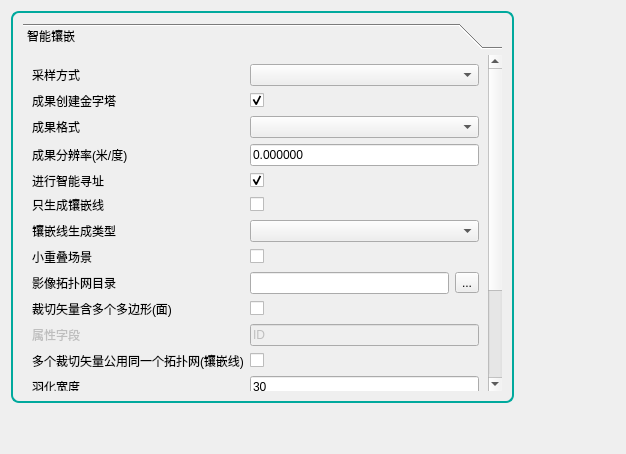
         <widget class="QWidget" name="IntelligentMosaic_page">
          <layout class="QGridLayout" name="gridLayout_50" rowstretch="5,0" columnstretch="5,1">
           <item row="0" column="0">
            <widget class="QToolBox" name="toolBox">
             <property name="styleSheet">
              <string notr="true">/* QToolBox 圆角边框样式 */
QToolBox {
    border: 1.5px solid #00a99d;   
    border-radius: 8px;           /* 8像素圆角 */
    margin-top: 1ex;              /* 留出标题空间 */
    padding: 10px;                /* 内边距 */
    font-weight: bold;            /* 标题加粗 */
}
 
/* QToolBox 标题样式 */
QToolBox::title {
    subcontrol-origin: margin;
    left: 10px;                   /* 标题左边距 */
    padding: 0 5px;               /* 标题内边距 */
}</string>
             </property>
             <property name="currentIndex">
              <number>0</number>
             </property>
             <widget class="QWidget" name="page_5">
              <property name="geometry">
               <rect>
                <x>0</x>
                <y>0</y>
                <width>390</width>
                <height>527</height>
               </rect>
              </property>
              <attribute name="label">
               <string>智能镶嵌</string>
              </attribute>
              <layout class="QGridLayout" name="gridLayout_33">
               <item row="16" column="0" colspan="3">
                <layout class="QHBoxLayout" name="horizontalLayout_96">
                 <item>
                  <spacer name="horizontalSpacer_82">
                   <property name="orientation">
                    <enum>Qt::Horizontal</enum>
                   </property>
                   <property name="sizeHint" stdset="0">
                    <size>
                     <width>40</width>
                     <height>20</height>
                    </size>
                   </property>
                  </spacer>
                 </item>
                 <item>
                  <widget class="QLabel" name="label_61">
                   <property name="enabled">
                    <bool>false</bool>
                   </property>
                   <property name="text">
                    <string>*只生成镶嵌线是指只进行镶嵌线寻址,不进行后续镶嵌*</string>
                   </property>
                  </widget>
                 </item>
                 <item>
                  <spacer name="horizontalSpacer_86">
                   <property name="orientation">
                    <enum>Qt::Horizontal</enum>
                   </property>
                   <property name="sizeHint" stdset="0">
                    <size>
                     <width>40</width>
                     <height>20</height>
                    </size>
                   </property>
                  </spacer>
                 </item>
                </layout>
               </item>
               <item row="4" column="2">
                <widget class="QCheckBox" name="CheckBox_3">
                 <property name="checked">
                  <bool>true</bool>
                 </property>
                </widget>
               </item>
               <item row="0" column="0">
                <widget class="QLabel" name="SamplingMode_label">
                 <property name="text">
                  <string>采样方式</string>
                 </property>
                </widget>
               </item>
               <item row="2" column="2">
                <widget class="QComboBox" name="resulttype_Box"/>
               </item>
               <item row="13" column="2">
                <widget class="QWidget" name="Widget" native="true">
                 <layout class="QGridLayout" name="gridLayout_32">
                  <property name="leftMargin">
                   <number>0</number>
                  </property>
                  <property name="topMargin">
                   <number>0</number>
                  </property>
                  <property name="rightMargin">
                   <number>0</number>
                  </property>
                  <property name="bottomMargin">
                   <number>0</number>
                  </property>
                  <property name="spacing">
                   <number>0</number>
                  </property>
                  <item row="0" column="0">
                   <layout class="QHBoxLayout" name="horizontalLayout_73">
                    <item>
                     <widget class="QLineEdit" name="lineEdit_37"/>
                    </item>
                    <item>
                     <widget class="QToolButton" name="toolButton_2">
                      <property name="styleSheet">
                       <string notr="true">/* 通用按钮样式 - 圆角 */
QToolButton {
    background-color: #f0f0f0;     /* 默认背景色 */
    color: #333;                   /* 文字颜色 */
    border: 1px solid #ccc;        /* 边框 */
    border-radius: 6px;            /* 圆角半径 */
    padding: 6px 12px;             /* 内边距 */
    min-width: 20px;               /* 最小宽度 */
}
 
/* 悬停效果 - 浅色过渡 */
QToolButton:hover {
    background-color: #c0f0ef;     /* 悬停背景色 */
    border-color: #00a99d;         /* 边框变色 */
    border-radius: 6px;            /* 保持圆角 */
}
 
/* 按下/选中效果 - 主色 */
QToolButton:pressed,
QToolButton:checked {
    background-color: #00a99d;     /* 主背景色 */
    color: white;                  /* 文字变白 */
    border-color: #008080;         /* 深色边框 */
    border-radius: 6px;            /* 保持圆角 */
}
 
/* 禁用状态 - 灰色 */
QToolButton:disabled {
    background-color: #f0f0f0;
    color: #999;
    border: 1px solid #ddd;
    border-radius: 6px;
}
 
/* 渐变增强效果（可选） */
QToolButton:pressed {
    background: qradialgradient(
        cx: 0.5, cy: 0.5,
        fx: 0.5, fy: 0.5,
        radius: 1,
        stop: 0 #00a99d,
        stop: 1 #008080 
    );
}</string>
                      </property>
                      <property name="text">
                       <string>...</string>
                      </property>
                     </widget>
                    </item>
                   </layout>
                  </item>
                 </layout>
                </widget>
               </item>
               <item row="10" column="2">
                <widget class="QLineEdit" name="LineEdit_3">
                 <property name="enabled">
                  <bool>false</bool>
                 </property>
                 <property name="text">
                  <string>ID</string>
                 </property>
                </widget>
               </item>
               <item row="11" column="2">
                <widget class="QCheckBox" name="CheckBox_7"/>
               </item>
               <item row="7" column="0">
                <widget class="QLabel" name="Label_10">
                 <property name="text">
                  <string>小重叠场景</string>
                 </property>
                </widget>
               </item>
               <item row="5" column="2">
                <widget class="QCheckBox" name="CheckBox_4"/>
               </item>
               <item row="6" column="2">
                <widget class="QComboBox" name="ComboBox_4"/>
               </item>
               <item row="10" column="0">
                <widget class="QLabel" name="Label_13">
                 <property name="enabled">
                  <bool>false</bool>
                 </property>
                 <property name="text">
                  <string>属性字段</string>
                 </property>
                </widget>
               </item>
               <item row="11" column="0" colspan="2">
                <widget class="QLabel" name="Label_14">
                 <property name="text">
                  <string>多个裁切矢量公用同一个拓扑网(镶嵌线)</string>
                 </property>
                </widget>
               </item>
               <item row="12" column="2">
                <widget class="QLineEdit" name="LineEdit_4">
                 <property name="text">
                  <string>30</string>
                 </property>
                </widget>
               </item>
               <item row="13" column="0">
                <widget class="QLabel" name="Label_17">
                 <property name="tabletTracking">
                  <bool>false</bool>
                 </property>
                 <property name="layoutDirection">
                  <enum>Qt::LeftToRight</enum>
                 </property>
                 <property name="text">
                  <string>裁切矢量文件(自动流程)</string>
                 </property>
                 <property name="alignment">
                  <set>Qt::AlignLeading|Qt::AlignLeft|Qt::AlignVCenter</set>
                 </property>
                </widget>
               </item>
               <item row="8" column="0">
                <widget class="QLabel" name="Label_11">
                 <property name="text">
                  <string>影像拓扑网目录</string>
                 </property>
                </widget>
               </item>
               <item row="1" column="2">
                <widget class="QCheckBox" name="CheckBox">
                 <property name="checked">
                  <bool>true</bool>
                 </property>
                </widget>
               </item>
               <item row="3" column="0">
                <widget class="QLabel" name="Label_6">
                 <property name="text">
                  <string>成果分辨率(米/度)</string>
                 </property>
                </widget>
               </item>
               <item row="6" column="0">
                <widget class="QLabel" name="Label_9">
                 <property name="text">
                  <string>镶嵌线生成类型</string>
                 </property>
                </widget>
               </item>
               <item row="9" column="2">
                <widget class="QCheckBox" name="CheckBox_6"/>
               </item>
               <item row="15" column="0" colspan="3">
                <layout class="QHBoxLayout" name="horizontalLayout_98">
                 <item>
                  <spacer name="horizontalSpacer_81">
                   <property name="orientation">
                    <enum>Qt::Horizontal</enum>
                   </property>
                   <property name="sizeHint" stdset="0">
                    <size>
                     <width>40</width>
                     <height>20</height>
                    </size>
                   </property>
                  </spacer>
                 </item>
                 <item>
                  <widget class="QLabel" name="label_60">
                   <property name="enabled">
                    <bool>false</bool>
                   </property>
                   <property name="text">
                    <string>*影像拓扑网目录为可选项,一般指定为编辑后的拓扑网文件夹路径*</string>
                   </property>
                  </widget>
                 </item>
                 <item>
                  <spacer name="horizontalSpacer_85">
                   <property name="orientation">
                    <enum>Qt::Horizontal</enum>
                   </property>
                   <property name="sizeHint" stdset="0">
                    <size>
                     <width>40</width>
                     <height>20</height>
                    </size>
                   </property>
                  </spacer>
                 </item>
                </layout>
               </item>
               <item row="8" column="2">
                <layout class="QHBoxLayout" name="horizontalLayout_51">
                 <item>
                  <widget class="QLineEdit" name="LineEdit_2"/>
                 </item>
                 <item>
                  <widget class="QToolButton" name="toolButton_3">
                   <property name="text">
                    <string>...</string>
                   </property>
                  </widget>
                 </item>
                </layout>
               </item>
               <item row="4" column="0">
                <widget class="QLabel" name="Label_7">
                 <property name="text">
                  <string>进行智能寻址</string>
                 </property>
                </widget>
               </item>
               <item row="5" column="0">
                <widget class="QLabel" name="Label_8">
                 <property name="text">
                  <string>只生成镶嵌线</string>
                 </property>
                </widget>
               </item>
               <item row="9" column="0">
                <widget class="QLabel" name="Label_12">
                 <property name="text">
                  <string>裁切矢量含多个多边形(面)</string>
                 </property>
                </widget>
               </item>
               <item row="14" column="0" colspan="3">
                <layout class="QHBoxLayout" name="horizontalLayout_80">
                 <item>
                  <spacer name="horizontalSpacer_7">
                   <property name="orientation">
                    <enum>Qt::Horizontal</enum>
                   </property>
                   <property name="sizeType">
                    <enum>QSizePolicy::Expanding</enum>
                   </property>
                   <property name="sizeHint" stdset="0">
                    <size>
                     <width>10</width>
                     <height>20</height>
                    </size>
                   </property>
                  </spacer>
                 </item>
                 <item>
                  <widget class="QLabel" name="label_32">
                   <property name="enabled">
                    <bool>false</bool>
                   </property>
                   <property name="text">
                    <string>*成果分辨率单位需与镶嵌数据保持一致*</string>
                   </property>
                  </widget>
                 </item>
                 <item>
                  <spacer name="horizontalSpacer_83">
                   <property name="orientation">
                    <enum>Qt::Horizontal</enum>
                   </property>
                   <property name="sizeHint" stdset="0">
                    <size>
                     <width>40</width>
                     <height>20</height>
                    </size>
                   </property>
                  </spacer>
                 </item>
                </layout>
               </item>
               <item row="12" column="0">
                <widget class="QLabel" name="Label_15">
                 <property name="text">
                  <string>羽化宽度</string>
                 </property>
                </widget>
               </item>
               <item row="7" column="2">
                <widget class="QCheckBox" name="CheckBox_5"/>
               </item>
               <item row="1" column="0">
                <widget class="QLabel" name="Label_2">
                 <property name="text">
                  <string>成果创建金字塔</string>
                 </property>
                </widget>
               </item>
               <item row="0" column="2">
                <widget class="QComboBox" name="SamplingMode_Box"/>
               </item>
               <item row="3" column="2">
                <widget class="QLineEdit" name="LineEdit">
                 <property name="text">
                  <string>0.000000</string>
                 </property>
                </widget>
               </item>
               <item row="2" column="0">
                <widget class="QLabel" name="resulttype_label">
                 <property name="text">
                  <string>成果格式</string>
                 </property>
                </widget>
               </item>
              </layout>
             </widget>
            </widget>
           </item>
           <item row="0" column="1">
            <spacer name="horizontalSpacer_34">
             <property name="orientation">
              <enum>Qt::Horizontal</enum>
             </property>
             <property name="sizeHint" stdset="0">
              <size>
               <width>127</width>
               <height>20</height>
              </size>
             </property>
            </spacer>
           </item>
           <item row="1" column="0">
            <spacer name="verticalSpacer_5">
             <property name="orientation">
              <enum>Qt::Vertical</enum>
             </property>
             <property name="sizeHint" stdset="0">
              <size>
               <width>20</width>
               <height>40</height>
              </size>
             </property>
            </spacer>
           </item>
          </layout>
         </widget>
